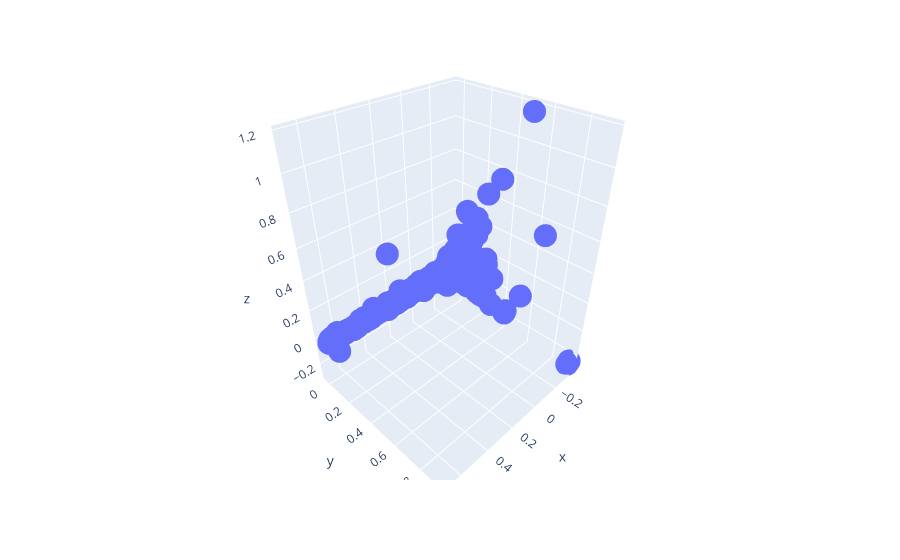

Notebook code for this chart:
### Code cell
px.scatter_3d(x=df_pca[:, 0], y=df_pca[:, 1], z=df_pca[:, 2])

### Figure 1 — Plotly figure (JSON) as saved in the notebook; plotly's stock layout.template omitted (floating-point values rounded to 4 significant figures; data arrays with more than 128 entries replaced by an {"elided": "..."} marker saying what was removed)
{"data": [{"hovertemplate": "x=%{x}<br>y=%{y}<br>z=%{z}<extra></extra>", "legendgroup": "", "marker": {"color": "#636efa", "symbol": "circle"}, "mode": "markers", "name": "", "scene": "scene", "showlegend": false, "type": "scatter3d", "x": {"elided": "5685 float values"}, "y": {"elided": "5685 float values"}, "z": {"elided": "5685 float values"}}], "layout": {"legend": {"tracegroupgap": 0}, "margin": {"t": 60}, "scene": {"domain": {"x": [0, 1], "y": [0, 1]}, "xaxis": {"title": {"text": "x"}}, "yaxis": {"title": {"text": "y"}}, "zaxis": {"title": {"text": "z"}}}}}
